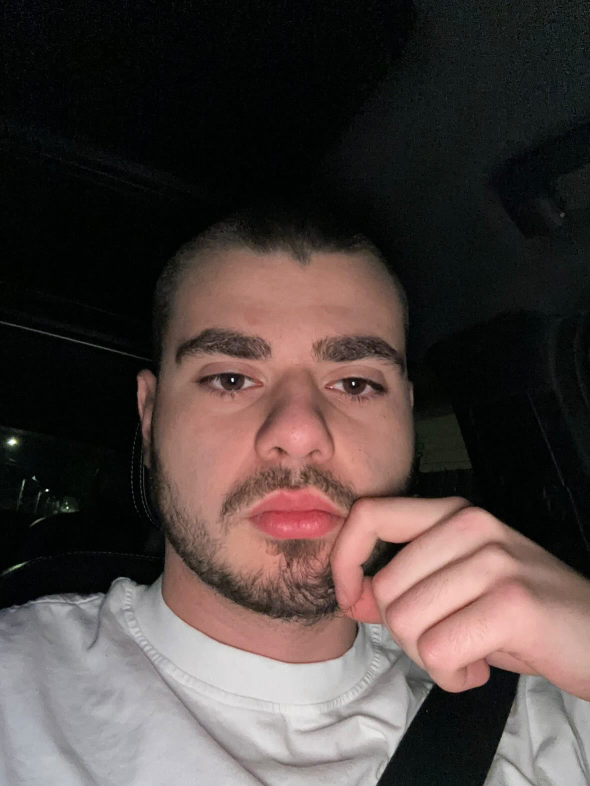
#> input picture bocmarkt/media/product_images/B10BEAFC-57D7-4A3E-8D54-F6ECF25FA5E0.jpg, 1180 x 1572 px (shown at 1/2 size)
$ python -i utils.py   (imports and definitions only)
#> lines starting #> are read from the running program, lines starting #| are printed output that depends on the picture
from PIL import Image
from io import BytesIO
from django.core.files.uploadedfile import InMemoryUploadedFile

def process_image(image):
    """Process image to 400x300 landscape format with white background"""
    img = Image.open(image)
#> img is the input picture: PIL image 1180x1572 RGB; mean R, G, B 75.8, 64.7, 62

    if img.mode != 'RGB':
        img = img.convert('RGB')

    ratio = min(400/img.width, 300/img.height)
#> ratio = 0.191
    new_size = (int(img.width * ratio), int(img.height * ratio))
#> new_size = (225, 300)
    img = img.resize(new_size, Image.Resampling.LANCZOS)
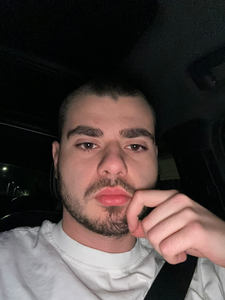
#> img: PIL image 225x300 RGB; mean R, G, B 75.8, 64.7, 62

    background = Image.new('RGB', (400, 300), 'white')
#> background: PIL image 400x300 RGB; every value is 255

    offset = ((400 - new_size[0]) // 2, (300 - new_size[1]) // 2)
#> offset = (87, 0)
    background.paste(img, offset)
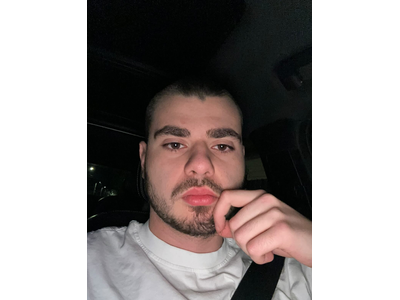
#> background: PIL image 400x300 RGB; mean R, G, B 154.2, 147.9, 146.4

    buffer = BytesIO()
    background.save(buffer, format='JPEG', quality=85)
    buffer.seek(0)

    return InMemoryUploadedFile(
        buffer,
        'ImageField',
#> (the run stopped early here; a loop or call above may not have finished)

$ run again, on bocmarkt/media/product_images/IMG_7717.jpg
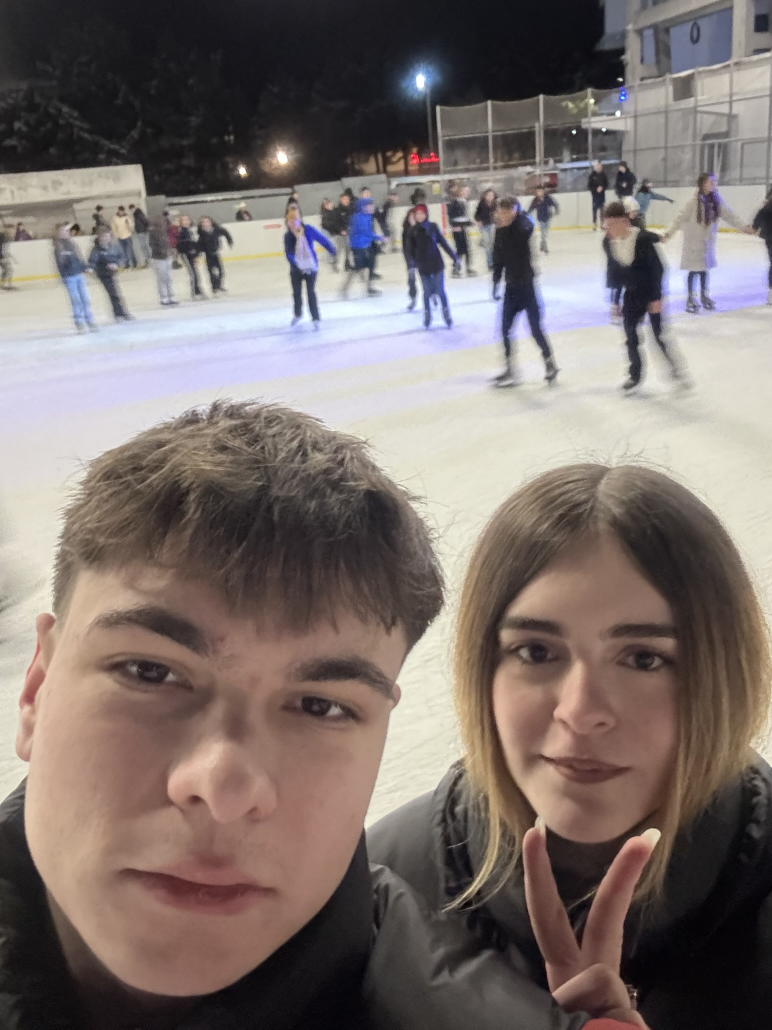
#> input picture bocmarkt/media/product_images/IMG_7717.jpg, 2316 x 3088 px (shown at 1/3 size)
#> in process_image, img is the input picture: PIL image 2316x3088 RGB; mean R, G, B 124.3, 113.2, 109.3
#> in process_image, `img = img.resize(new_size, Image.Resampling.LANCZOS)`:
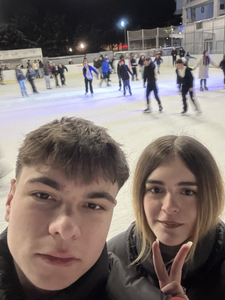
#> img: PIL image 225x300 RGB; mean R, G, B 124.3, 113.2, 109.3
#> in process_image, `background.paste(img, offset)`:
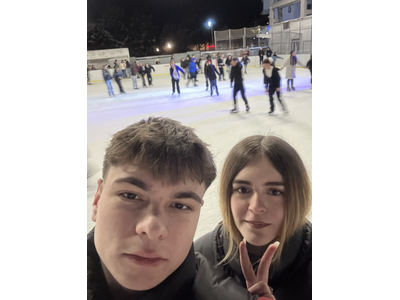
#> background: PIL image 400x300 RGB; mean R, G, B 181.5, 175.3, 173
